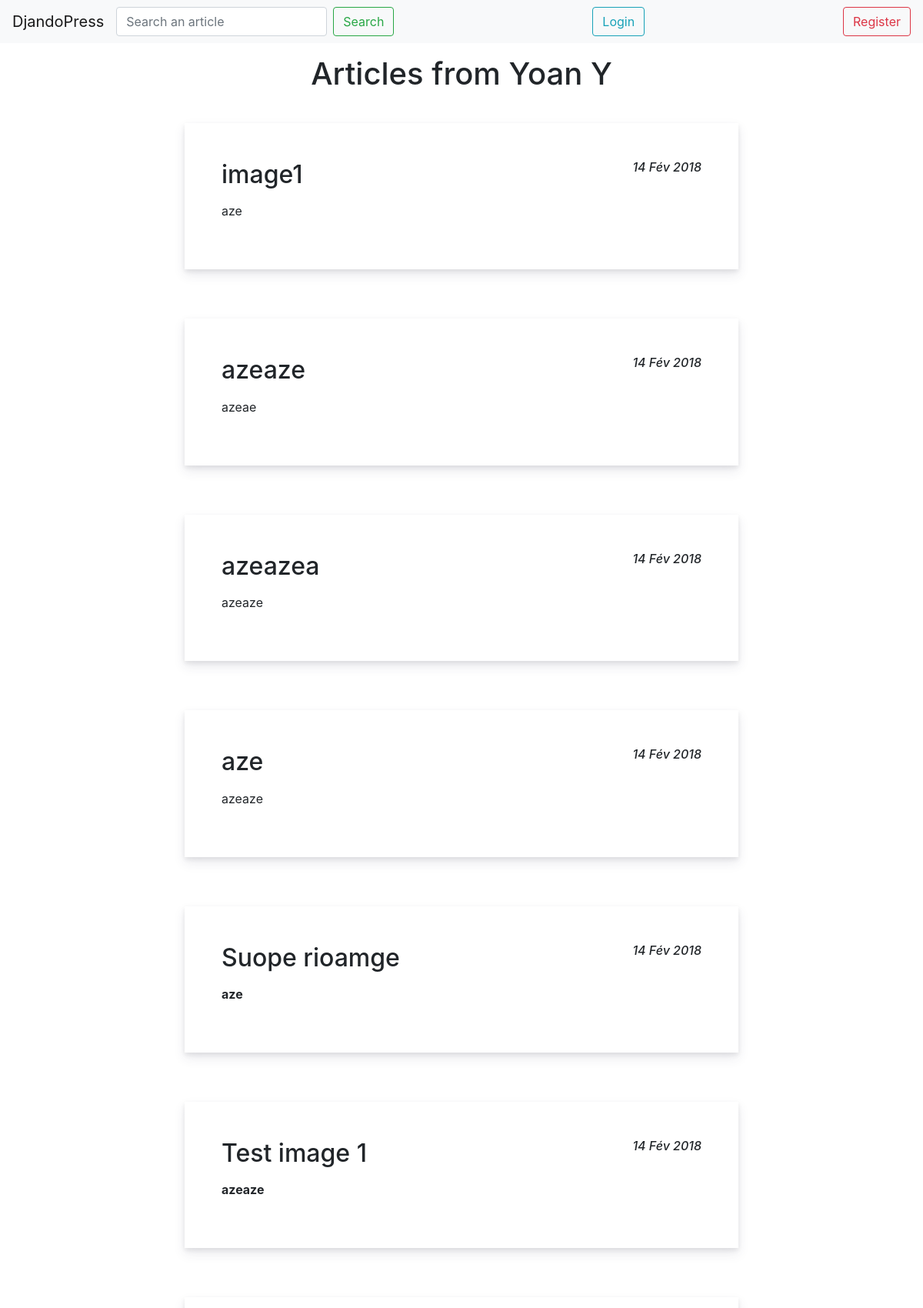
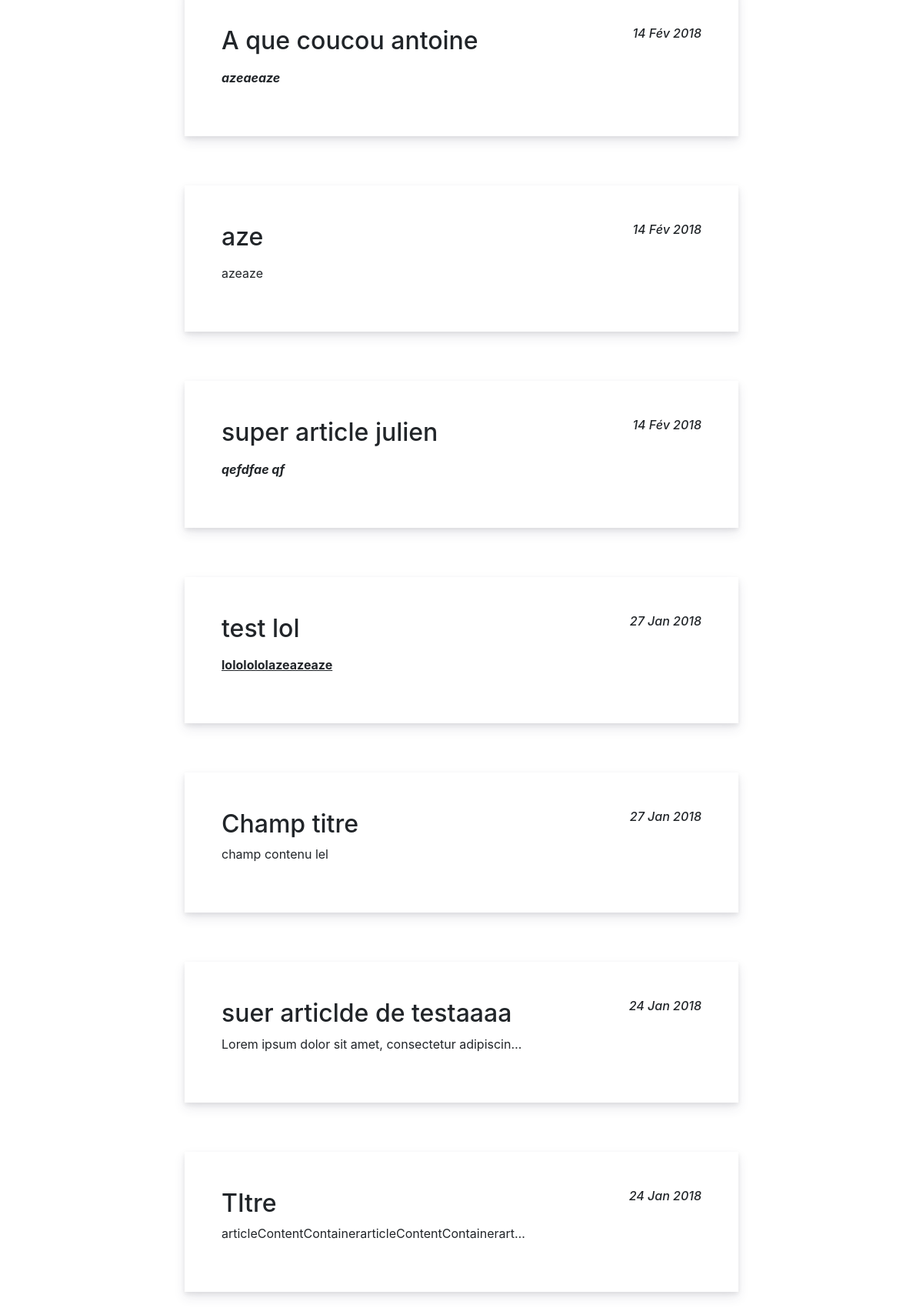
The app's page /fr/profile/1 (upper part) with its own data (2 pictures, top to bottom).
### app/models.py (models this page shows, shortened)
class Article(models.Model):
    def get_path(self, filename):
        return os.path.join(str(self.id), filename)
    title = models.CharField(max_length=200,
                             default=None,
                             blank=True,
                             help_text='Title')
    content = models.TextField(default=None,
                               blank=True,
                               help_text='Content')
    image = models.ImageField(upload_to=get_path,
                              blank=True,
                              null=True)
    author = models.ForeignKey(User, on_delete=models.CASCADE)
    created_at = models.DateTimeField(auto_now_add=True)
    updated_at = models.DateTimeField(auto_now=True)

### app/views.py (the view)
# urls.py: url(_(r'profile/(?P<pk>\w+)'), ProfileView.as_view(), name='profile'),
class ProfileView(DetailView):
    model = User
    template_name = 'profile.html'
    def get_context_object_name(self, obj):
        return 'profile'
    def get_context_data(self, **kwargs):
        context = super().get_context_data(**kwargs)
        context['articles'] = Article.objects.filter(author=context['profile'])
        return context

### templates/profile.html
{% load i18n %}
{% include 'head.html' %}
<main class="profilePage">
    <h1>
        {% if profile.first_name and profile.last_name %}
            {% trans 'Articles from' %} {{ profile.first_name }} {{ profile.last_name }}
        {% else %}
            {% trans 'Articles from' %} {{ profile }}
        {% endif %}
    </h1>
    <div class="profilePageContainer">
        {% for article in articles reversed %}
            <div class="articleContainer">
                <a class="articleContent" href="{% url 'article' pk=article.pk %}">
                    <article>
                        <h2>
                            {{ article.title }}
                            <em class="articleDate">{{ article.created_at|date:"d M Y" }}</em>
                        </h2>
                        <p>
                            {{ article.content|truncatechars_html:50|safe }}
                        </p>
                    </article>
                </a>
            </div>
        {% empty %}
            <li>No article found for this user</li>
        {% endfor %}
    </div>
</main>
</body>
</html>

### static/common/styles.css (style rules this page uses)
html, body { height:100%; }
main { display: flex; flex-direction: row; justify-content: center; }
.articleContainer { display: flex; flex-direction: column; box-shadow: 0 15px 35px 5px rgba(50,50,93,.1), 0 5px 15px rgba(0,0,0,.07); padding: 3rem; width: 75%; margin: 2rem; }
.homePageContainer, .profilePageContainer, .searchPageContainer { display: flex; flex-direction: column; width: 100%; align-items: center; }
.profilePageContainer article { width: 100%; }
.homePageContainer .articleContainer, .profilePageContainer .articleContainer, .searchPageContainer .articleContainer { width: 60%; transition: all .15s ease; box-shadow: 0 7px 14px rgba(50,50,93,.1),0 3px 6px rgba(0,0,0,.08); }
a.articleContent { color: #212529; outline: 0; text-decoration: none; }
.articleDate { float: right; font-size: 1rem; }
.homePageContainer h1, .profilePage h1, .searchPageContainer h1 { margin-top: 1rem; }
.profilePage { display: flex; flex-direction: column; align-items: center; }

### records on screen
Article: title "image1", created_at "14 Fév 2018", content "aze"
Article: title "azeaze", created_at "14 Fév 2018", content "azeae"
Article: title "azeazea", created_at "14 Fév 2018", content "azeaze"
Article: title "aze", created_at "14 Fév 2018", content "azeaze"
Article: title "Suope rioamge", created_at "14 Fév 2018", content "aze"
Article: title "Test image 1", created_at "14 Fév 2018", content "azeaze"
Article: title "A que coucou antoine", created_at "14 Fév 2018", content "azeaeaze"
Article: title "aze", created_at "14 Fév 2018", content "azeaze"
Article: title "super article julien", created_at "14 Fév 2018", content "qefdfae qf"
Article: title "test lol", created_at "27 Jan 2018", content "lololololazeazeaze"
Article: title "Champ titre", created_at "27 Jan 2018", content "champ contenu lel"
Article: title "suer articlde de testaaaa", created_at "24 Jan 2018", content "Lorem ipsum dolor sit amet, consectetur adipiscin…"
Article: title "TItre", created_at "24 Jan 2018", content "articleContentContainerarticleContentContainerart…"

### other values on screen
{{ profile.first_name }} "Yoan"
{{ profile.last_name }} "Y"
